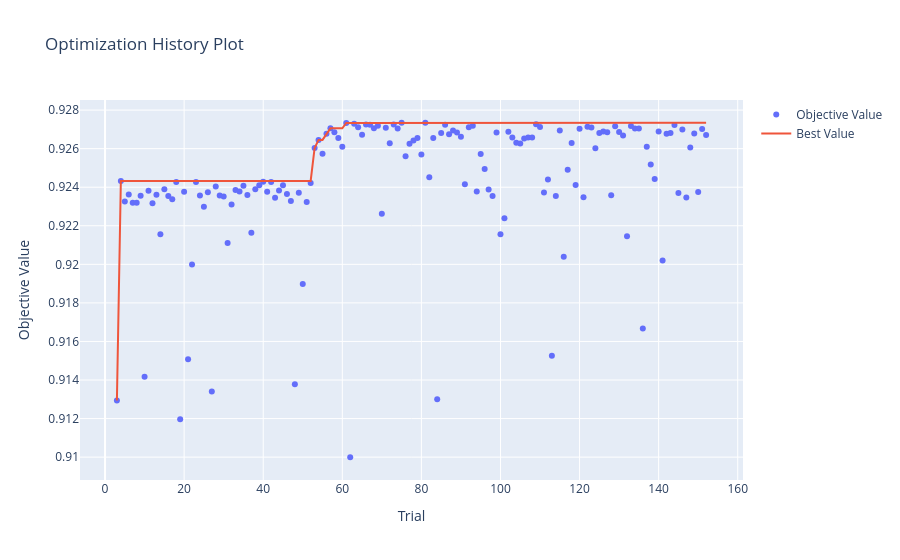

The notebook cell this image was saved under:
### Code cell
plot_optimization_history(study)

### Figure 1 — Plotly figure (JSON) as saved in the notebook; plotly's stock layout.template omitted (floating-point values rounded to 4 significant figures; data arrays with more than 128 entries replaced by an {"elided": "..."} marker saying what was removed)
{"data": [{"mode": "markers", "name": "Objective Value", "type": "scatter", "x": {"elided": "150 int values"}, "y": {"elided": "150 float values"}}, {"mode": "lines", "name": "Best Value", "type": "scatter", "x": {"elided": "153 int values"}, "y": {"elided": "153 float values"}}, {"marker": {"color": "#cccccc"}, "mode": "markers", "name": "Infeasible Trial", "showlegend": false, "type": "scatter", "x": [], "y": []}], "layout": {"title": {"text": "Optimization History Plot"}, "xaxis": {"title": {"text": "Trial"}}, "yaxis": {"title": {"text": "Objective Value"}}}}
